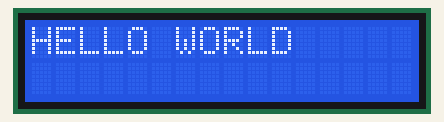
A sketch run on a simulated Arduino Uno, built with avr-gcc and run on an emulated ATmega328P. Shown: 16×2 character LCD.

Above: at 0.1 s.
At 3.1 s:
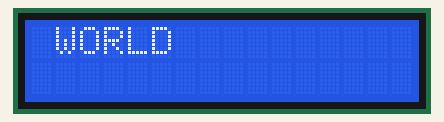
At 6.1 s:
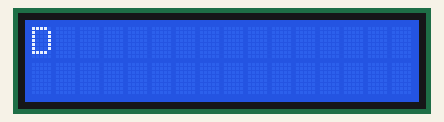
At 19.3 s:
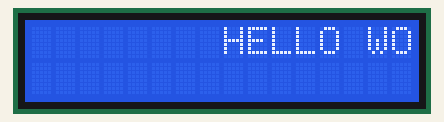
At 28.9 s:
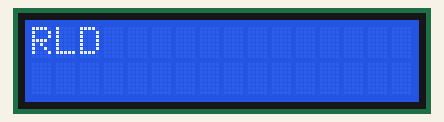
At 39.1 s:
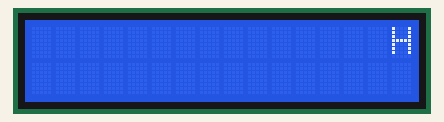

Measured:
- what the display in image 1 shows lasts 0.6 s, from 3.1 s to 3.7 s

The sketch:

scroll_code.ino
```cpp
#include <LiquidCrystal.h>
LiquidCrystal lcd (13,12,8,7,4,2);
//13-rs,12-en,8-D4,7-D5,4-D6,2-D7


void setup()
{
  lcd.begin (16,2); //16 char 2 row.16*2 lcd
  lcd.print("HELLO WORLD");
}

void loop()
{


        for (int thisChar = 0; thisChar <1; thisChar++)
        {    lcd.print(" ");
             delay(500);
        }


        lcd.autoscroll();
         delay(100);

}
```
